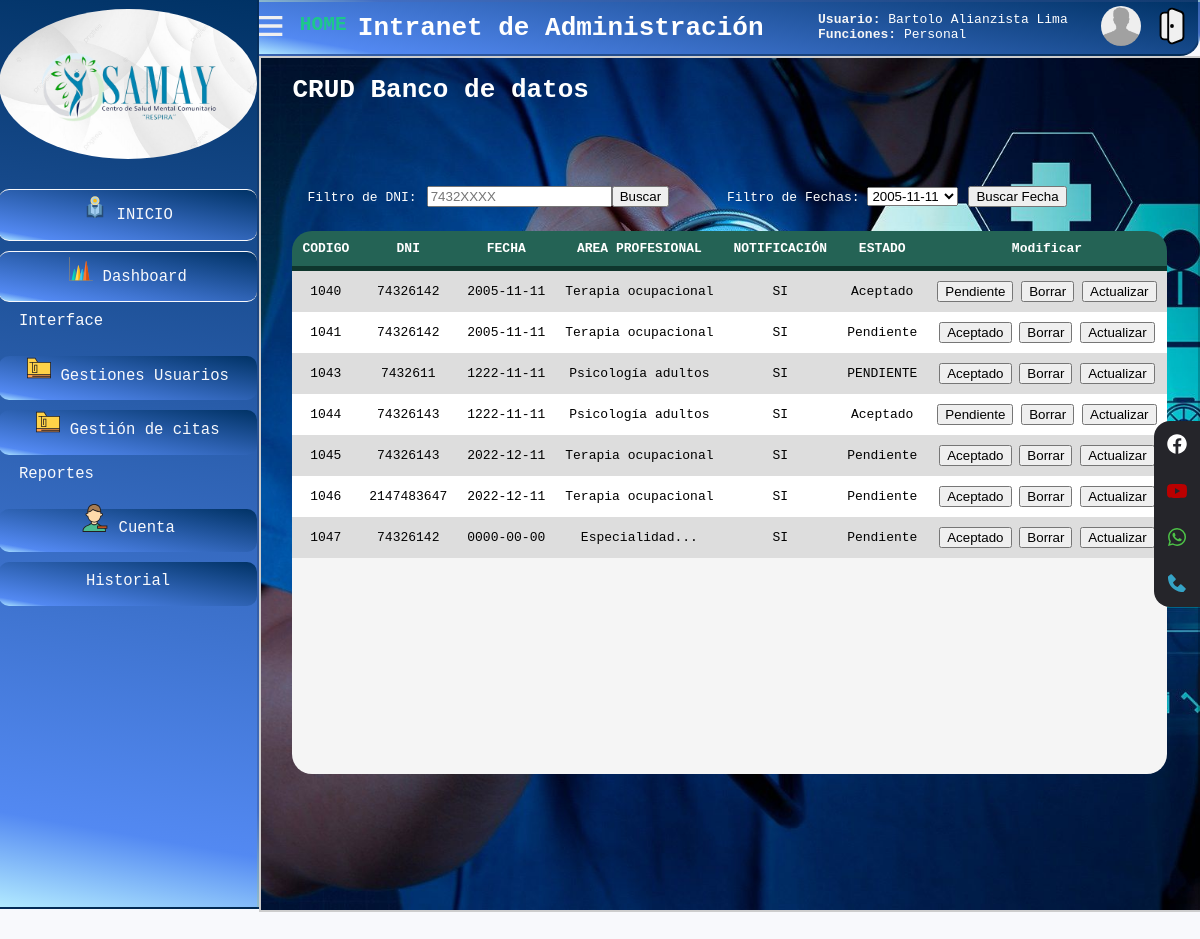
/GESTION_PROYECTO_WEB/RegistrarCitas/crudCitas.php (signed in), run on the app's committed database.
### tables this page shows
CREATE TABLE `dim_usuario` (
  `DNI` int(11) NOT NULL,
  `ROL` varchar(15) NOT NULL,
  `NOMBRES` varchar(30) NOT NULL,
  `APELLIDO_P` varchar(20) NOT NULL,
  `APELLIDO_M` varchar(20) NOT NULL,
  `EDAD` int(3) NOT NULL,
  `SEXO` varchar(10) NOT NULL,
  `NRO_CELULAR` int(13) NOT NULL,
  `DEPARTAMENTO` varchar(30) NOT NULL,
  `PROVINCIA` varchar(30) NOT NULL,
  `DISTRITO` varchar(30) NOT NULL,
  `FOTO` varchar(50) DEFAULT 'NULL.JPG'
);

CREATE TABLE `dim_citas` (
  `Codigo` int(11) NOT NULL,
  `DNI` int(11) NOT NULL,
  `FECHA` date NOT NULL,
  `AreaProfesional` varchar(35) NOT NULL,
  `ESTADO` varchar(11) NOT NULL,
  `Notificarme` varchar(5) NOT NULL
);

### GESTION_PROYECTO_WEB/RegistrarCitas/crudCitas-alter.php (the view, shortened to what this page needs)
<?php
include("../conexionPDO.php");
$consultaU=$conexion->query("SELECT*FROM dim_citas");
$resultado=$consultaU->fetchAll(PDO::FETCH_OBJ);
?>
<form action="aceptarCitas.php" method="POST">
 <table  style="text-align:center; margin:0px auto;">
 <tr>
        <th>CODIGO</th>
        <th>DNI</th>
        <th>FECHA</th>
        <th>AREA PROFESIONAL</th>
        <th>NOTIFICACIÓN</th>
        <th>ESTADO</th>
        <th>Modificar</th>
    </tr>
<?php foreach ($resultado as $citas):
    $elEstado = $citas->ESTADO;
    if($elEstado=='Aceptado'){
        $estadoModificar='Pendiente';
    }else{
        $estadoModificar='Aceptado';
    }
    ?>
    <tr>
        <td><?php echo $citas->Codigo;?></td>
        <td><?php echo $citas->DNI;?></td>
        <td><?php echo $citas->FECHA;?></td>
        <td><?php echo $citas->AreaProfesional;?></td>
        <td><?php echo $citas->Notificarme;?></td>
        <td><?php echo $citas->ESTADO;?></td>
        <td>
        <a href="aceptarCitas.php?COD=<?php echo $citas->Codigo?> & ESTADO=<?php echo $citas->ESTADO?> & EST=<?php echo $estadoModificar?>"><input type="button" name="Aceptar" value="<?php echo $estadoModificar?>"></a>
            <a href="crudCitas-eliminar.php?COD=<?php echo $citas->Codigo?>"><input type="button" name="Borrar" value="Borrar"></a>
            <a href="ActualizarCView.php?COD=<?php echo $citas->Codigo?> & DNI=<?php echo $citas->DNI?> &  FECHA=<?PHP echo $citas->FECHA?> & AreaProfesional=<?php echo $citas->AreaProfesional?> & ESTADO=<?PHP echo $citas->ESTADO ?> & NOTIFICARME=<?PHP echo $citas->Notificarme?>"><input type="button" name="Actualizar" value="Actualizar"></a>
        </td>
    </tr>
<?php
endforeach;
?>
</form>

### GESTION_PROYECTO_WEB/Principal/index.php (shortened to what this page needs)
<?php
$usuario=$_SESSION["user"];
include("../conexionPDO.php");
$cons2=$conexion->query("SELECT*FROM login WHERE USUARIO='$usuario'");
$res2=$cons2->fetchAll(PDO::FETCH_OBJ);
foreach ($res2 as $user):
$correoDNI=$user->DNI;
endforeach;
$cons=$conexion->query("SELECT*FROM dim_usuario WHERE DNI='$correoDNI'");
$res=$cons->fetchAll(PDO::FETCH_OBJ);
?>
<!DOCTYPE html>
<html lang="en">
<head>
</head>
<body>
<div class="contenedor-general">
<div class="header">
<div style="margin-left:-115px;"><a href="#" name="salir-session"><img src="../z_recursos/img/bx-menu.svg"></a></div>
    <a href="http://localhost/GESTION_PROYECTO_WEB/Principal/dashboard.php"><h6 id="home">HOME</h6></a>
    <h1>Intranet de Administración </h1>
<div class="contenedor-perfil">
    <div class="informacion"><p>
    <b>   <label style="color:whitesmoke">Usuario: </b><?php
        foreach ($res as $usuarios):
       echo  "  ",$usuarios->NOMBRES;
       echo " ",$usuarios->APELLIDO_P;
       echo " ",$usuarios->APELLIDO_M;
      ?> <b><br><label style="color:whitesmoke">Funciones:</b>
      <?php echo "", $usuarios->ROL; ?>
      <?php
    endforeach;
       ?></label>
    </p></div></div>
    <div>
    <?php
$sqlFoto2=$conexion->query("SELECT*FROM dim_usuario WHERE DNI='$correoDNI'");
$resultFot=$sqlFoto2->fetchAll(PDO::FETCH_OBJ);
foreach ($resultFot as $UserL):
$nombreIMG=$UserL->FOTO;
endforeach;
    ?>
        <img  class="imagen_bd" src="/img/<?php echo $nombreIMG?>"  alt="">
    </div>
    <div class="cerrar-buttom"><a href="../y_Login/cerrarsesion.php" name="salir-session"><img src="../z_recursos/icons/salir_door.svg"></a></div>
</div>
<div class="sidebar">
    <div style="margin-top:10px; margin-bottom:20px;" class="logoelement elemento principal">
        <img  class="logo" src="../z_recursos/img/logo_samay.png" alt="logo">
    </div>
    <div class="elemento dashboard"><p><img class="icon-user"  style="margin-top:-5px;width:24px; height:24px;"  src="../z_recursos/img/inicio.svg" alt=""> <a href="../Principal/dashboard.php">INICIO</a></p></div>
    <div class="elemento dashboard"><p><img class="icon-user"  style="margin-top:-5px;width:24px; height:24px;"  src="../z_recursos/img/dash.svg" alt=""> <a href="#" onclick="alert('EN DESARROLLO');">Dashboard</a></p></div>
    <div class="etiqueta"><p>Interface</p></div>
    <div class="elemento usuarios">
    <a class="GestionUsers" href="#"> <p><img class="icon-user" style="margin-top:-10px;width:24px; height:24px;" src="../z_recursos/icons/gestion.svg" alt=""> Gestiones Usuarios  </p></a>
   </div>
   <div class="elemento citas">  <a href="#" class="elementCitas"><p><img class="icon-user"  style="margin-top:-10px;width:24px; height:24px;"  src="../z_recursos/icons/gestion.svg" alt="">   Gestión de citas</p></a>
</div>
    <div class="etiqueta"><p>Reportes</p></div>
    <div class="elemento ver-usuarios"> <a href="#" class="elementUsuarios"><p><img class="icon-user" style="margin-top:-15px;width:28px; height:28px;" src="../z_recursos/icons/user-color.svg" alt="">  Cuenta</p></a>
</div>
<div class="elemento ver-historial"><a  href="#" class="elementHistorial"><p>Historial</p><a  href="#">
</div>
</div>
<div class="socialbar">
<a href="#" class="icono icono_facebook" target="_blank"><img src="../z_recursos/icons/facebook_2.svg"></a>
<a  href="#" class="icono twitter" target="_blank"><img src="../z_recursos/icons/youtube.svg"></a>
<a  href="#" class="icono whatsapp" target="_blank"><img src="../z_recursos/icons/whatsapp.svg"></a>
<a  href="#" class="icono icono_instagram" target="_blank"><img src="../z_recursos/icons/telefono.svg"></a>
</div>

### GESTION_PROYECTO_WEB/RegistrarCitas/crudCitas.php (shortened to what this page needs)
<?php
include("../Principal/index.php");
?>
        <div class="contenido">
        <h1>CRUD<span> Banco de datos</span></h1>
        <div class="conteiner-buscador">
            <form action="" method="GET">
             <label style="margin-left:10px;">Filtro de DNI:</label><input  style="margin-left:10px" type="text" placeholder="7432XXXX" name="buscarDNI"><input type="submit" name="boton-busqueda" value="Buscar">
             <label style="margin-left:50px;">Filtro de Fechas: </label>
             <select name="fechas" >
             <?php
             require("../conexionPDO.php");
             $sql = "SELECT FECHA FROM dim_citas";
             $stmt= $conexion->prepare($sql);
             $resultado= $stmt->execute();
             $rows=$stmt->fetchAll(\PDO::FETCH_OBJ);
             foreach($rows as $row){
                while($row != $valorRepetido){
               $valorRepetido=$row;
             ?>
               <option value="<?php print($row->FECHA) ?>"><?php print($row->FECHA) ?></option>
                <?php
            }
        }
?>
             </select><input style="margin-left:10px" type="submit" name="busqueda-fecha" value="Buscar Fecha">
            </form>
            </div>
            <div class="contenido-contenedor">
        <?php if(isset($_GET['boton-busqueda'])==false and isset($_GET['busqueda-fecha'])==false ){
            ?>
               <?php include("crudCitas-alter.php"); ?>
            <?php
           }
?>
    </div>

### GESTION_PROYECTO_WEB/Principal/index.php (style rules this page uses)
:root { --amarillo:#f6c23e; --verde:#1cc88a; --morado:#4e73df; --celeste:#36b9cc; --rojo:#e74a3b; --negro:#25252a; --blanco:#f8f9fc; --plomo:#37383e; --rojodegradado:linear-gradient(45deg, blue, red); --rojodegradado2:linear-gradient(to left top, blue, red); --rojoverdoso:linear-gradient(0deg, blue, green 40%, red); --triplecolor: linear-gradient(to right,red 20%,orange 20% 40%,yellow 40% 60%,green 60% 80%,blue 80%); --verdenegro:linear-gradient(45deg, rgb(2, 2, 2), rgb(0, 255, 136)); --rasta:linear-gradient(red, yellow, green); --celeste2:linear-gradient(45deg, rgb(14, 13, 13), rgb(5, 196, 196)); --blanco2:linear-gradient(100deg, rgb(255, 255, 255), rgb(5, 196, 196)); }
body { background:var(--blanco); margin:0px; font-family: monospace; }
.contenedor-general { display:grid; grid-template-areas: 'sidebar header header' 'sidebar contenido contenido'; grid-template-rows: 3.5rem 100% 3.5rem ; grid-template-columns:16rem; }
a { text-decoration: none !important; color:var(--blanco) !important; }
.header { grid-area:header; background-image: linear-gradient(10deg, #b2eaff 0, #5389f2 10%, #003265 100%); border-bottom-right-radius: 20px; border:2px solid rgba(0, 0, 0, 0.196); padding-top:0px; display:flex; justify-content: space-around; align-items: center; padding-left:100px; }
.contenedor-perfil { margin-left:10px; width:35%; display:flex; flex-direction:row; justify-content:center; color:white; }
body { background-color: #f8f9fc; }
.sidebar { grid-area:sidebar; display:flex !important; flex-direction: column !important; border:2px solid rgba(0, 0, 0, 0.196) !important; margin:-3px !important; font-size: 1.2em !important; height: 100% !important; background-image: linear-gradient(10deg, #b2eaff 0, #5389f2 10%, #003265 100%); border-left:10px solid #25252a; margin-bottom:60px !important; }
.elemento { text-align:start; color:var(--blanco); background: #25252a; margin-top:10px; border-radius: 10px; background-image: linear-gradient(10deg, #b2eaff 0, #5389f2 10%, #003265 100%); }
.principal { background:url("../z_recursos/img/fondo_blanco.jpg"); border-radius: 50%; background-repeat: no-repeat; background-size: cover; text-align: center; }
.logo { width:70%; margin: 40px; }
.dashboard { border-bottom:1px solid var(--blanco); border-top:1px solid var(--blanco); text-align: center; }
.usuarios { text-align: center; }
.GestionUsers { display: block; }
.logoelement { height: 150px; }
.ver-usuarios { text-align: center; }
.ver-historial { text-align: center; }
.citas { text-align: center; }
.etiqueta { margin-left: 20px; color:var(--blanco); }
.contenido { grid-area:contenido; background: var(--white); border:2px solid rgba(0, 0, 0, 0.196); margin-left: 3px; }
.header h1 { animation-name:animacion; animation-duration:2s; animation-iteration-count: infinite; font-size: 2em; color:white; }
.socialbar { position:fixed; right: 0; top:35%; font-size:1.5rem; display:flex; flex-direction:column; align-items: flex-end; z-index: 100; }
.icono { color:white; text-decoration: none; padding: .7rem; display:flex; transition:all .5s; }
.icono_facebook { background:var(--negro); }
.whatsapp { background:var(--negro); }
.twitter { background:var(--negro); }
.icono_instagram { background:var(--negro); }
.icono:first-child { border-radius:1rem 0 0 0; }
.icono:last-child { border-radius:0 0 0 1rem; }
#home { color:#1cc88a; margin-top:5px; animation-name:animationHome; animation-duration:5s; animation-iteration-count: infinite; }
.imagen_bd { width:40px; height:40px; border-radius:50%; }

### GESTION_PROYECTO_WEB/RegistrarCitas/crudCitas.php (style rules this page uses)
h1 { color:white; }
p { margin-top: 10px; }
.contenido { grid-area: contenido; display:grid; background:white; border: 2px solid rgba(0, 0, 0, 0.196); height:100%; justify-content: center; background-image: url("../z_recursos/img/fondo_gestion.jpg"); background-repeat: no-repeat; background-size: cover; }
.contenido-contenedor { display:grid; grid-template-columns: auto auto auto; grid-template-rows: 20rem 20rem; width:100%; height:80%; background: whitesmoke; border-radius: 20px; overflow-y: scroll; }
table { background-color: white; text-align: left; border-collapse: collapse; width:100%; }
th, td { padding: 10px; }
th { background-color: #246355; border-bottom: solid 5px #0f362D; color:white; }
tr:nth-child(even) { background-color: #ddd; }
.conteiner-buscador { padding:5px; color:white; display:flex; align-items: center; justify-content: start; }
h6 { font-size: 1.5em; margin-top: 40px !important; }

### data on the page
dim_usuario: NOMBRES "Bartolo", APELLIDO_P "Alianzista", APELLIDO_M "Lima", ROL "Personal", FOTO (placeholder picture)
dim_citas: Codigo "1040", DNI "74326142", FECHA "2005-11-11", AreaProfesional "Terapia ocupacional", Notificarme "SI", ESTADO "Aceptado", Aceptar "Pendiente"
dim_citas: Codigo "1041", DNI "74326142", FECHA "2005-11-11", AreaProfesional "Terapia ocupacional", Notificarme "SI", ESTADO "Pendiente", Aceptar "Aceptado"
dim_citas: Codigo "1043", DNI "7432611", FECHA "1222-11-11", AreaProfesional "Psicología adultos", Notificarme "SI", ESTADO "PENDIENTE", Aceptar "Aceptado"
dim_citas: Codigo "1044", DNI "74326143", FECHA "1222-11-11", AreaProfesional "Psicología adultos", Notificarme "SI", ESTADO "Aceptado", Aceptar "Pendiente"
dim_citas: Codigo "1045", DNI "74326143", FECHA "2022-12-11", AreaProfesional "Terapia ocupacional", Notificarme "SI", ESTADO "Pendiente", Aceptar "Aceptado"
dim_citas: Codigo "1046", DNI "2147483647", FECHA "2022-12-11", AreaProfesional "Terapia ocupacional", Notificarme "SI", ESTADO "Pendiente", Aceptar "Aceptado"
dim_citas: Codigo "1047", DNI "74326142", FECHA "0000-00-00", AreaProfesional "Especialidad...", Notificarme "SI", ESTADO "Pendiente", Aceptar "Aceptado"

### other printed values
form field fechas "2005-11-11"
